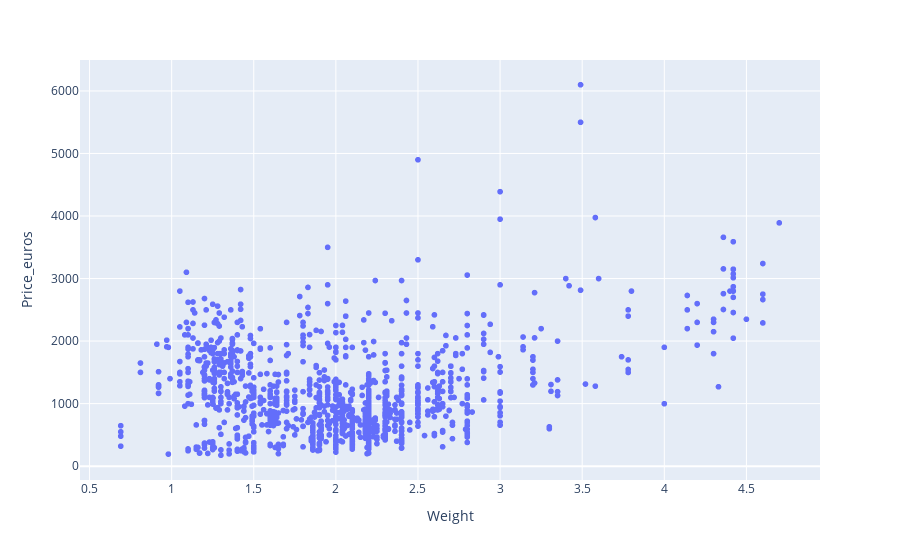

Notebook code cell kept with this figure:
### Code cell
import plotly.express as px
px.scatter(laptops,x='Weight',y='Price_euros')

### Figure 1 — Plotly figure (JSON) as saved in the notebook; plotly's stock layout.template omitted (floating-point values rounded to 4 significant figures; data arrays with more than 128 entries replaced by an {"elided": "..."} marker saying what was removed)
{"data": [{"hovertemplate": "Weight=%{x}<br>Price_euros=%{y}<extra></extra>", "legendgroup": "", "marker": {"color": "#636efa", "symbol": "circle"}, "mode": "markers", "name": "", "showlegend": false, "type": "scattergl", "x": {"elided": "1303 float values"}, "xaxis": "x", "y": {"elided": "1303 float values"}, "yaxis": "y"}], "layout": {"legend": {"tracegroupgap": 0}, "margin": {"t": 60}, "xaxis": {"anchor": "y", "domain": [0, 1], "title": {"text": "Weight"}}, "yaxis": {"anchor": "x", "domain": [0, 1], "title": {"text": "Price_euros"}}}}
